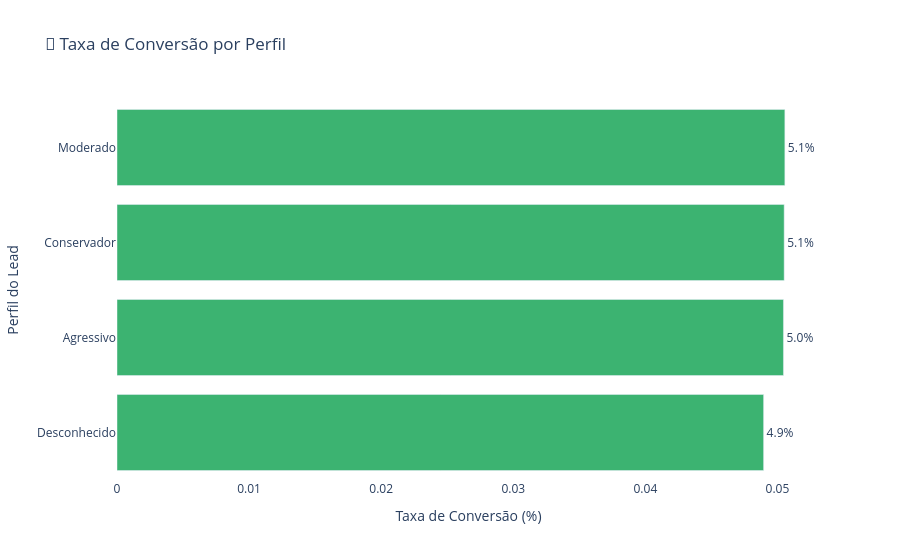

The code cell stored with this chart in its notebook:
### Markdown cell above
## 🧬 Conversão por Perfil de Trader

### Code cell
# Calcula taxa de conversão por perfil
perfil_conv = (
    df[df['perfil'].notnull()]
    .groupby('perfil')['status_conversao']
    .value_counts(normalize=True)
    .unstack()
    .fillna(0)
    .reset_index()
    .sort_values(by='Convertido')
)

# Gráfico com Plotly


fig_perfil = px.bar(
    perfil_conv,
    x='Convertido',
    y='perfil',
    orientation='h',
    title='🧠 Taxa de Conversão por Perfil',
    text='Convertido',
    labels={'Convertido': 'Taxa de Conversão (%)', 'perfil': 'Perfil'}
)

fig_perfil.update_traces(
    marker_color='mediumseagreen',
    texttemplate='%{text:.1%}',
    textposition='outside'
)

fig_perfil.update_layout(
    xaxis_title='Taxa de Conversão (%)',
    yaxis_title='Perfil do Lead',
    plot_bgcolor='rgba(0,0,0,0)',
    paper_bgcolor='white'
)

fig_perfil.show()

### Figure 1 — Plotly figure (JSON) as saved in the notebook; plotly's stock layout.template omitted (floating-point values rounded to 4 significant figures)
{"data": [{"hovertemplate": "Taxa de Conversão (%)=%{text}<br>Perfil=%{y}<extra></extra>", "legendgroup": "", "marker": {"color": "mediumseagreen", "pattern": {"shape": ""}}, "name": "", "orientation": "h", "showlegend": false, "text": [0.04895, 0.05046, 0.05051, 0.05056], "textposition": "outside", "texttemplate": "%{text:.1%}", "type": "bar", "x": [0.04895, 0.05046, 0.05051, 0.05056], "xaxis": "x", "y": ["Desconhecido", "Agressivo", "Conservador", "Moderado"], "yaxis": "y"}], "layout": {"barmode": "relative", "legend": {"tracegroupgap": 0}, "paper_bgcolor": "white", "plot_bgcolor": "rgba(0,0,0,0)", "title": {"text": "🧠 Taxa de Conversão por Perfil"}, "xaxis": {"anchor": "y", "domain": [0, 1], "title": {"text": "Taxa de Conversão (%)"}}, "yaxis": {"anchor": "x", "domain": [0, 1], "title": {"text": "Perfil do Lead"}}}}
